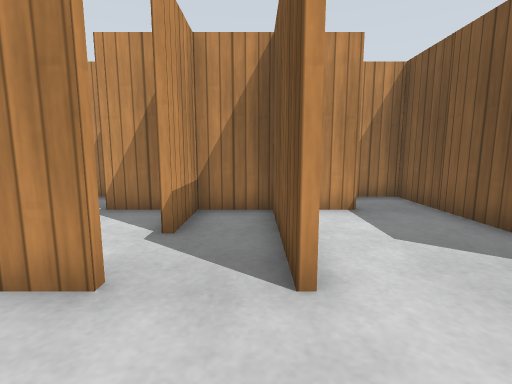
[1] (above)

24 first-person views from a walk through a robot-simulator world made for Gazebo. The camera is 0.68 m above the floor, tilts 8° down and sees 85° across. The floor is counted in squares, 0.5 m on a side. Each view is taken from the middle of a square. On the plan, view 1 faces up. The plan holds only what a view shows up to about 13 squares ahead; the rest is blank. Simple patterns stand in for the simulator's built-in surfaces.

[2]
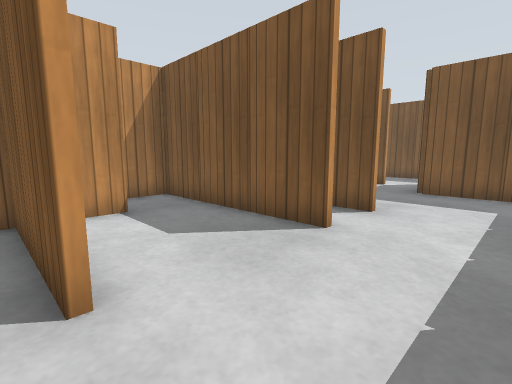

[3]
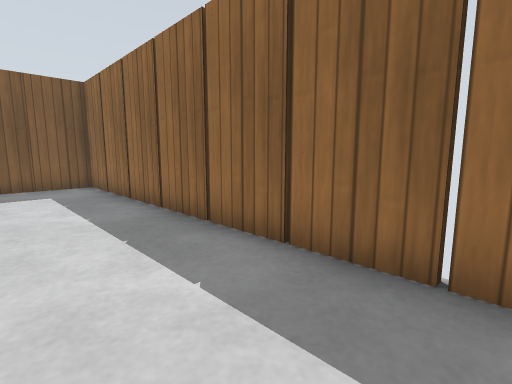

[4]
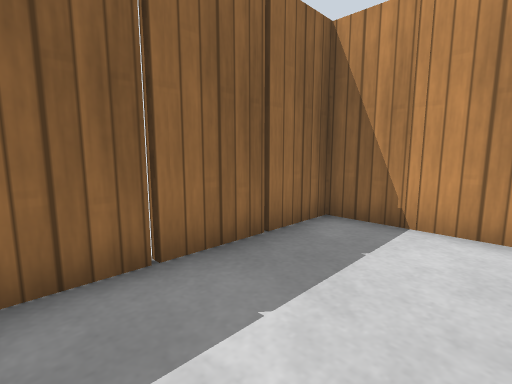

[5]
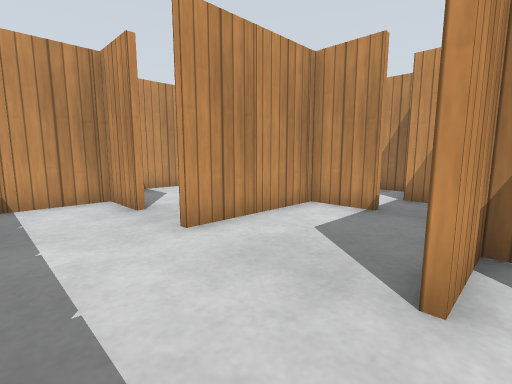

[6]
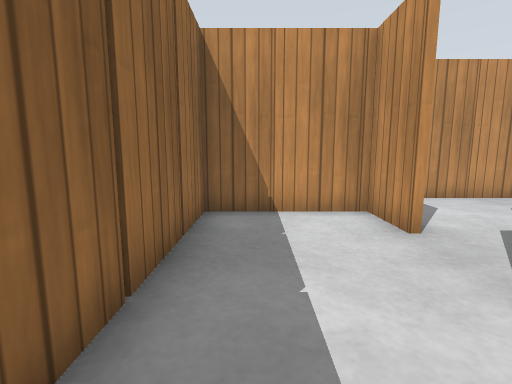

[7]
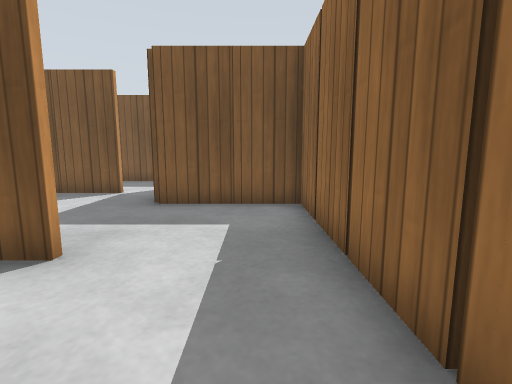

[8]
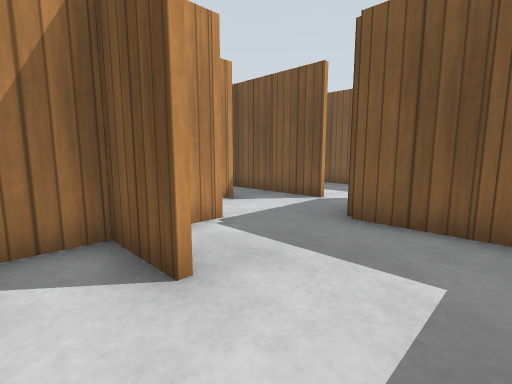

[9]
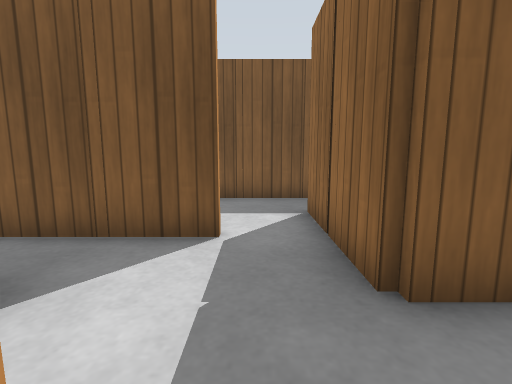

[10]
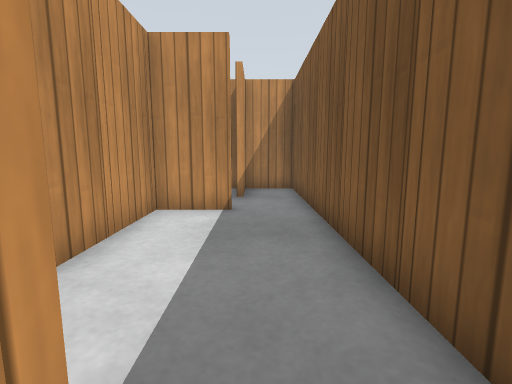

[11]
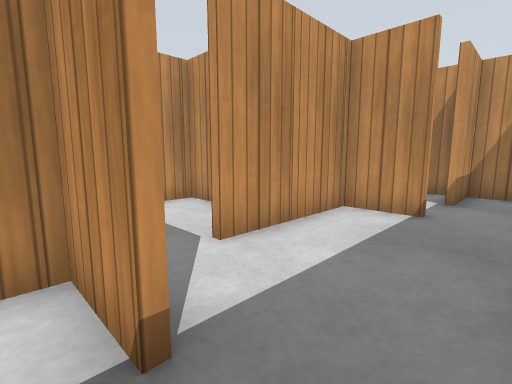

[12]
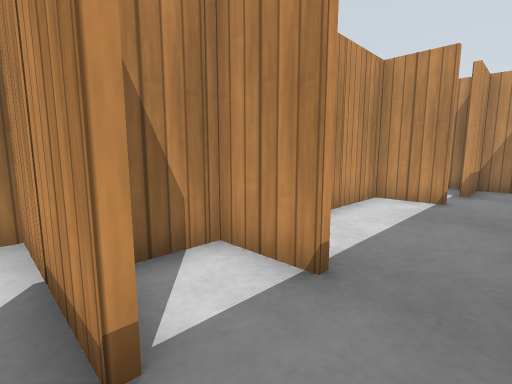

[13]
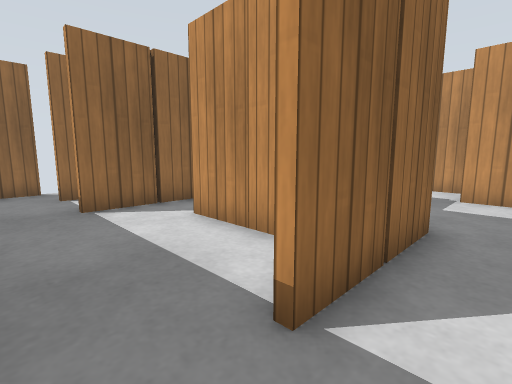

[14]
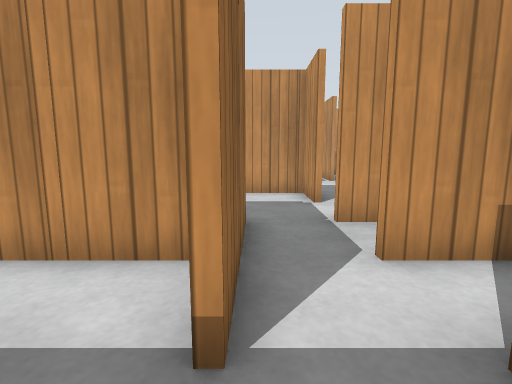

[15]
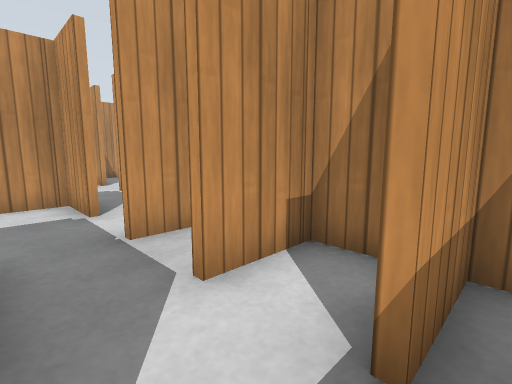

[16]
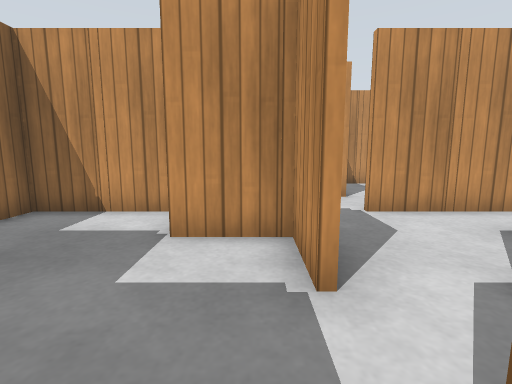

[17]
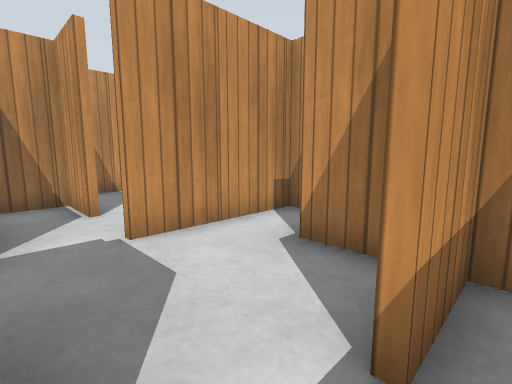

[18]
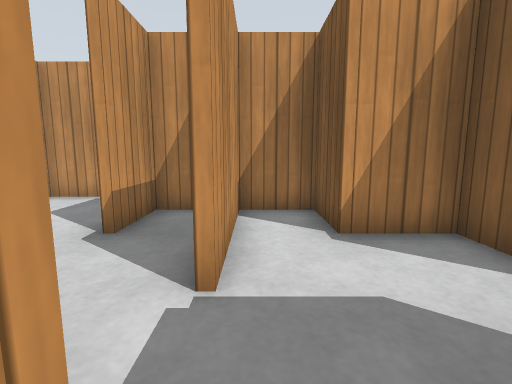

[19]
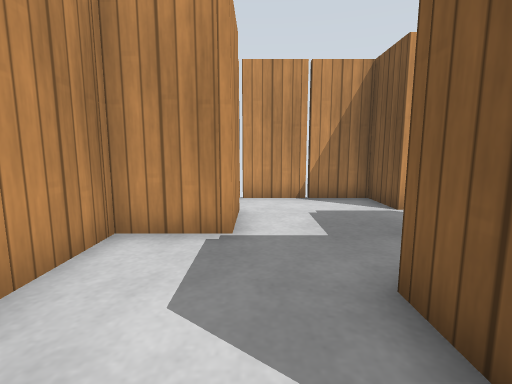

[20]
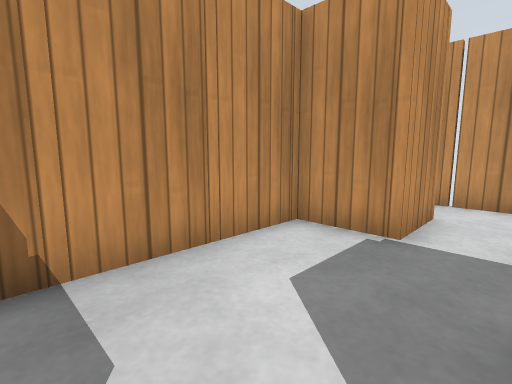

[21]
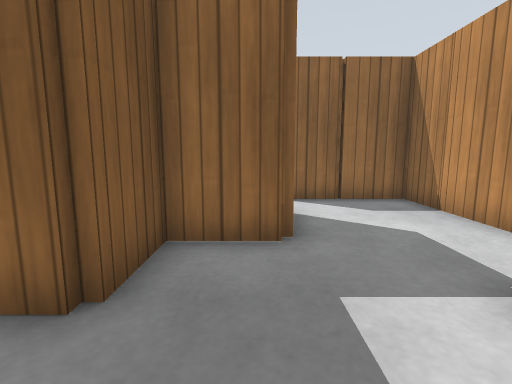

[22]
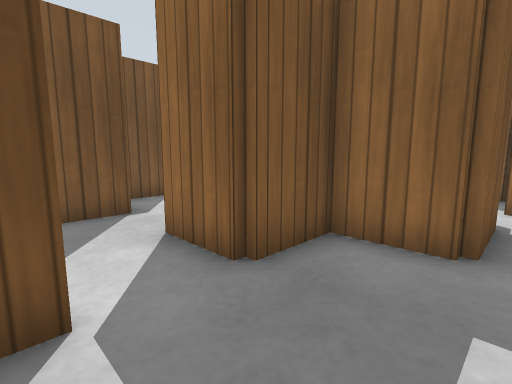

[23]
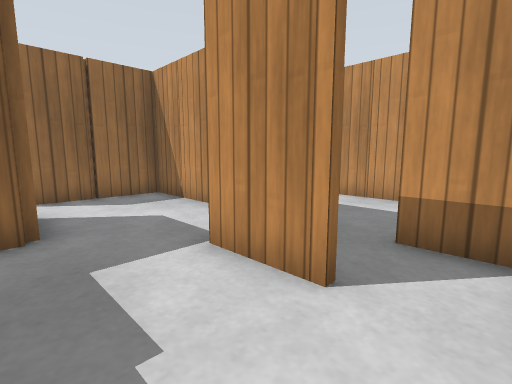

[24]
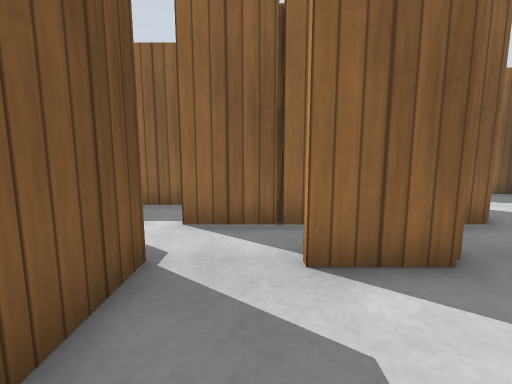

### Floor plan
Points are (right, up) in squares from view 1. A wall is a line through its corners. A room is listed if a view was taken in it or the views show most of it. See-through windows are left out.
Room 1 (views 1, 2, 3, 4, 5, 6, 7, 8)
walls: (4.4, 2.5) (4.4, 4.5); (0.4, 2.5) (0.4, 4.5); (6.4, 2.5) (6.4, 4.5); (5.5, 4.6) (4.6, 4.6) (4.6, 2.5); (0.4, 5.4) (0.4, 6.5); (-1.5, 2.6) (-3.4, 2.6) (-3.4, -1.2) (10.4, -1.2) (10.4, 1.5); (2.5, 6.6) (-1.9, 6.6); (0.6, 6.5) (0.6, 2.5); (-1.4, 6.5) (-1.4, 4.5)
ways out: opening at (8.5, 3) to room 2; opening at (-2, 4); opening at (3, 6)
objects: wooden post (-4, 1); wooden post (-3, 2); wooden post (-2, -1); wooden post (-1, 6); wooden post (0, -1); wooden post (0, 5); wooden post (1, 6); wooden post (2, -1); wooden post (4, -1); wooden post (4, 5); wooden post (6, -1); wooden post (8, -1); wooden post (10, 1); wooden post (11, 2)
Room 2 (view 9)
walls: (12.4, 4.5) (12.4, 6.5); (12.4, 7.4) (12.4, 8.5); (10.6, 6.6) (8.6, 6.6) (8.6, 5.6); (10.5, 2.8) (14.5, 2.8); (14.5, 8.6) (12.6, 8.6) (12.6, 4.5); (16.4, 2.5) (16.4, 8.4); (8.6, 4.6) (7.8, 4.6)
ways out: opening at (8.5, 3) to room 1; opening at (16, 3) to room 3; opening at (16, 9) to room 5
objects: wooden post (7, 4); wooden post (12, 3); wooden post (12, 7); wooden post (13, 8); wooden post (17, 4); wooden post (17, 6); wooden post (17, 8)
Room 3 (views 10, 11)
walls: (14.5, 2.6) (12.6, 2.6) (12.6, 1.2); (13.9, 0.6) (14.5, 0.6)
ways out: opening at (16, 3) to room 2; opening at (16, 1) to room 4
objects: wooden post (13, 2); wooden post (17, 2)
Room 4 (view 12)
walls: (14.5, 0.4) (10.5, 0.4); (14.5, -1.2) (15.6, -1.2)
ways out: opening at (16, 1) to room 3
objects: wooden post (12, 0)
Room 5 (views 13, 14, 15)
walls: (14.6, 12.5) (14.6, 10.5); (16.4, 8.4) (16.4, 12.6) (14, 12.6); (13.5, 8.8) (14.5, 8.8)
ways out: opening at (16, 9) to room 2; opening at (14, 10) to room 6
objects: wooden post (15, 12); other object (17, 10); other object (17, 12)
Room 6 (view 16)
walls: (10.5, 8.8) (13.5, 8.8); (10.6, 11.8) (10.6, 10.5); (14, 12.6) (12.6, 12.6) (12.6, 10.5)
ways out: opening at (14, 10) to room 5; opening at (11, 10) to room 11
objects: wooden post (12, 9); wooden post (13, 12)
Room 7 (view 17)
walls: (8.6, 14.5) (8.6, 12.5)
ways out: opening at (8, 12) to room 8; opening at (9, 11) to room 11
objects: wooden post (9, 14)
Room 8 (view 18)
walls: (2.5, 12.6) (0.6, 12.6) (0.6, 11.4); (8.4, 13.5) (8.4, 14.5); (4.6, 16.5) (4.6, 12.5); (5.5, 16.6) (2.6, 16.6) (2.6, 14.5); (9, 14.6) (6.4, 14.6) (6.4, 16.5)
ways out: opening at (8, 12) to room 7; opening at (2, 14) to room 9
objects: wooden post (1, 12); wooden post (3, 10); wooden post (4, 9); wooden post (4, 15); wooden post (5, 16); wooden post (6, 11)
Room 9 (views 19, 20, 21, 22, 23)
walls: (2.5, 16.8) (4.4, 16.8) (4.4, 18.5); (0.6, 20.5) (0.6, 18.6) (-1.4, 18.6) (-1.4, 12.8) (2.5, 12.8); (2.4, 14.5) (2.4, 16.5); (4.4, 20.5) (4.4, 22.4) (0.1, 22.4)
ways out: opening at (2, 14) to room 8; opening at (4, 20) to room 10; opening at (0, 21.5) to room 13
objects: wooden post (-2, 15); wooden post (-2, 17); wooden post (0, 13); wooden post (0, 20) to (1, 21); wooden post (2, 17); wooden post (2, 22); wooden post (4, 19)
Room 10 (view 24)
walls: (8.4, 19.5) (8.4, 20.5); (4.5, 18.8) (6.5, 18.8)
ways out: opening at (4, 20) to room 9; opening at (7, 19) to room 12
objects: wooden post (8, 20) to (9, 21)
Room 11 (no view inside)
walls: (4.6, 8.4) (4.6, 4.8) (5.5, 4.8); (8.5, 10.6) (6.6, 10.6) (6.6, 8.5)
ways out: opening at (11, 10) to room 6; opening at (9, 11) to room 7
objects: wooden post (4, 7); wooden post (5, 8); wooden post (6, 5); wooden post (8, 7)
Room 12 (no view inside)
walls: (6.5, 16.8) (8.5, 16.8); (8.4, 18.5) (8.4, 19.5); (10.4, 16.8) (10.4, 17.9)
ways out: opening at (7, 19) to room 10; opening at (9, 17)
objects: wooden post (6, 17)
Room 13 (no view inside)
walls: (-1.4, 21.9) (-1.4, 20.5)
ways out: opening at (0, 21.5) to room 9; opening at (-2, 20)
objects: wooden post (0, 22)

Positions as (right, up) in squares from view 1, and headings:
1: (0, 0), facing up
2: (0, 0), facing up-right
3: (-2, 2), facing down-right
4: (2, 2), facing down-left
5: (5, 0), facing up-left
6: (3, 0), facing left
7: (3, 0), facing right
8: (5, 0), facing up-right
9: (8, 4), facing right
10: (15, 2), facing up
11: (16, 2), facing up-left
12: (16, 0), facing up-left
13: (16, 10), facing down-left
14: (16, 9), facing left
15: (15, 9), facing up-left
16: (11, 10), facing left
17: (9, 11), facing up-left
18: (5, 10), facing up
19: (1, 14), facing up
20: (2, 14), facing up-left
21: (3, 21), facing down
22: (2, 21), facing down-right
23: (3, 22), facing down-left
24: (7, 22), facing down
